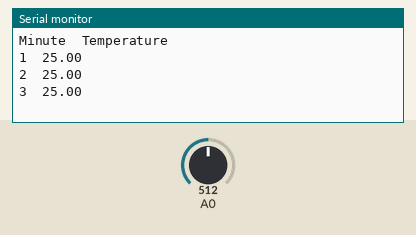
Recording of a sketch running on a simulated Arduino Uno, built with avr-gcc and run on an emulated ATmega328P. On the bench: the last lines printed to the serial monitor. Inputs (shaded band) come from the test bench; at power-on: A0 = 512.

Above: at 1.4 s.
1.5 s: A0 set to 716
At 2.3 s:
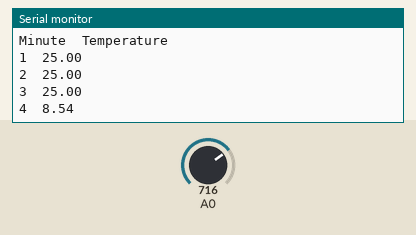
3.0 s: A0 set to 900
At 3.5 s:
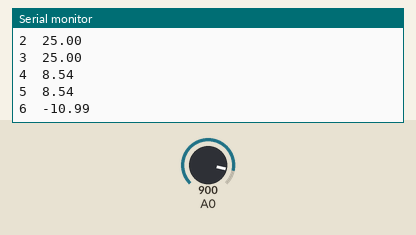
Timing chart, 0 to 6.0 s (numbered marks = the images above; inputs shaded):
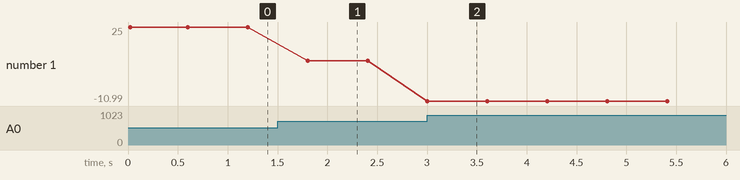

The sketch:

LR9.ino
```cpp
#include <math.h>
int minute = 1;

// Параметр конкретного типа термистора (из datasheet):
#define TERMIST_B 4300

#define VIN 5.0

void setup()
{
  // мы хотим передавать информацию на компьютер через USB, а
  // точнее через последовательный (англ. serial) порт.
  // Для этого необходимо начать (англ. begin) передачу, указав
  // скорость. 9600 бит в секунду — традиционная скорость.
  // Функция «begin» не является глобальной, она принадлежит
  // объекту с именем «Serial». Объекты — это «продвинутые»
  // переменные, которые обладают собственными функциями,
  // к которым обращаются через символ точки.
  Serial.begin(9600);
  // передаём заголовок нашей таблицы в текстовом виде, иначе
  // говоря печатаем строку (англ. print line). Символы «\t» —
  // это специальная последовательность, которая заменяется на
  // знак табуляции (англ. tab): 8-кратный выровненный пробел
  Serial.println("Minute\tTemperature");
}

void loop()
{
  // вычисляем температуру в °С с помощью магической формулы.
  // Используем при этом не целые числа, а вещественные. Их ещё
  // называют числами с плавающей (англ. float) точкой. В
  // выражениях с вещественными числами обязательно нужно явно
  // указывать дробную часть у всех констант. Иначе дробная
  // часть результата будет отброшена

   float voltage = analogRead(A0) * VIN / 1024.0;
   float r1 = voltage / (VIN - voltage);


   float temperature = 1./( 1./(TERMIST_B)*log(r1)+1./(25. + 273.) ) - 273;
  // печатаем текущую минуту и температуру, разделяя их табом.
  // println переводит курсор на новую строку, а print — нет
  Serial.print(minute);
  Serial.print("\t");
  Serial.println(temperature);

  delay(600); // засыпаем на минуту
  ++minute;     // увеличиваем значение минуты на 1

  // откройте окно Serial Monitor в среде Arduino, оставьте на
  // сутки, скопируйте данные в Excel, чтобы построить графики
}
```

Measured:
- after the input at 1.5 s, the serial monitor: prints a new line after 0.30 s (image 1)
- after the input at 3.0 s, the serial monitor: prints a new line at once (image 2)
- plotted number 1: 25 → 8.54 after the input at 1.5 s, 8.54 → -10.99 after the input at 3.0 s
